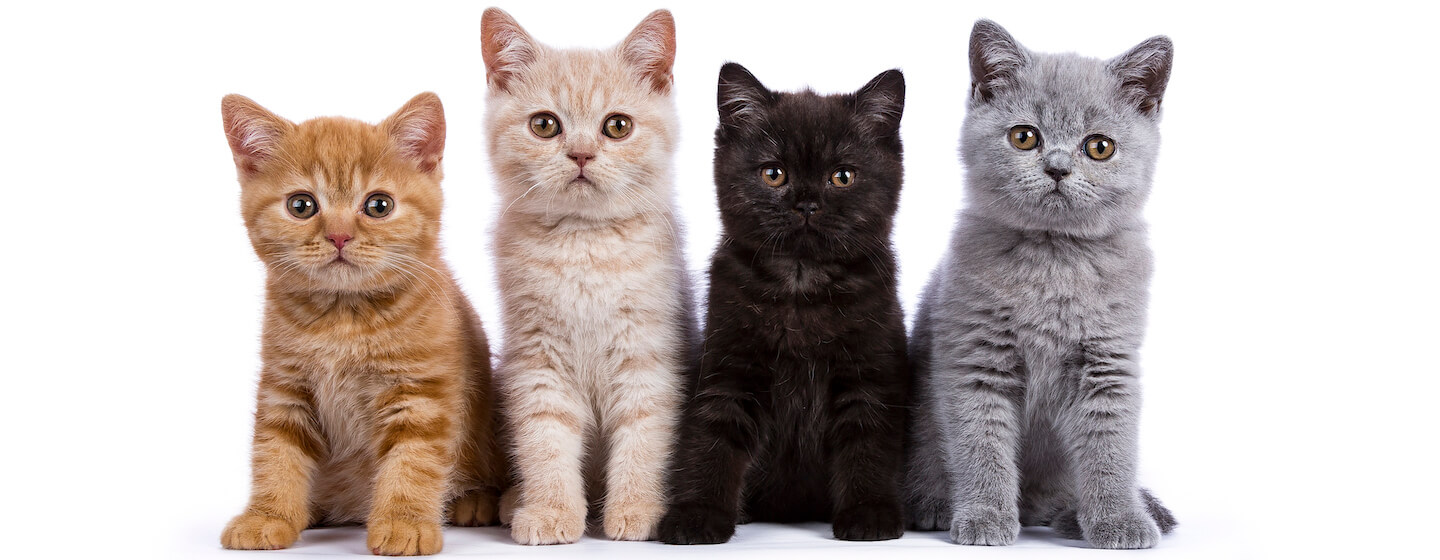
#> input picture cv2/cat.jpeg, 1440 x 560 px
$ python cv2_resize.py
#> lines starting #> are read from the running program, lines starting #| are printed output that depends on the picture
import cv2
import numpy as np
image = cv2.imread('cat.jpeg')
#> image is the input picture: shape (560, 1440, 3); mean B, G, R 178.9, 182.2, 192.5

# [11 lines of commented-out code are left out]

h, w = image.shape[:2]
#> h = 560; w = 1440

M = np.float32([[1,0, 100], [0, 1, -500]]) # 변환 행렬(x= 오른쪽, y=아래쪽)
dst = cv2.warpAffine(image, M, (w, h))
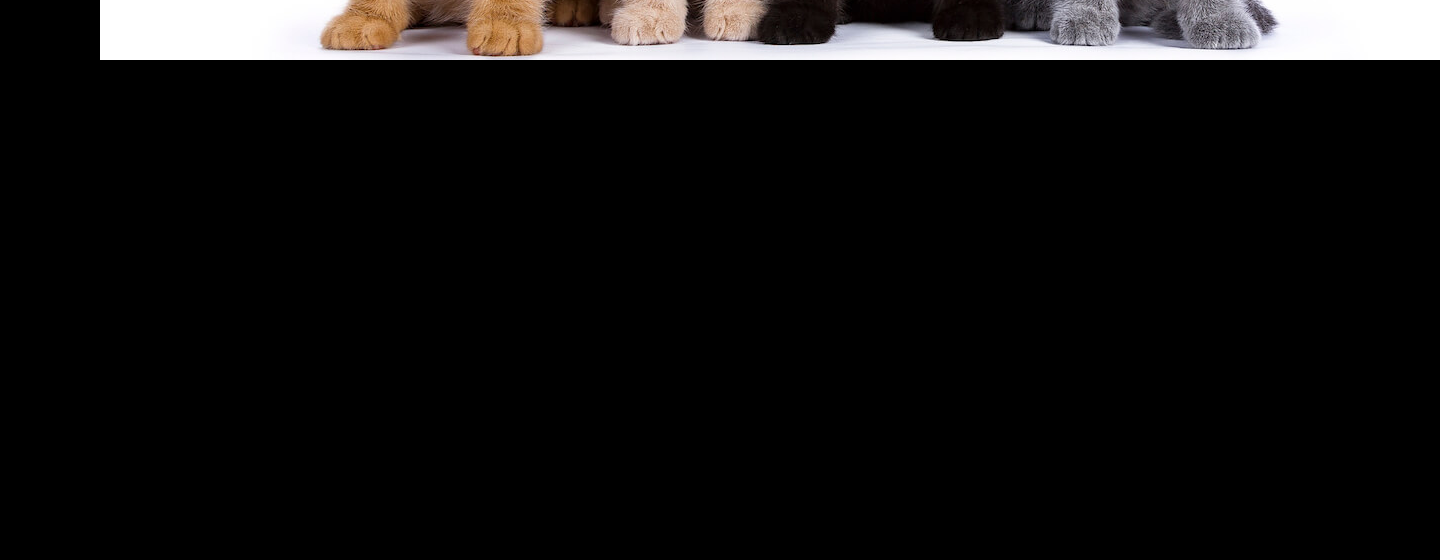
#> dst: shape (560, 1440, 3); mean B, G, R 16.5, 16.7, 17.8

cv2.imshow("dst", dst)

cv2.waitKey(0)
